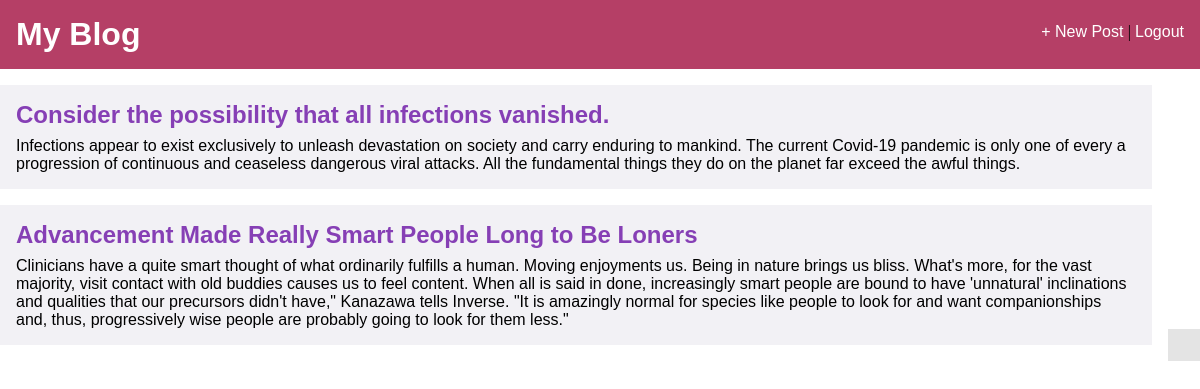
The app's page / (signed in) with its own data.
### blog/models.py (models this page shows, shortened)
class Post(models.Model):
	title = models.CharField(max_length=255)
	author = models.ForeignKey('auth.User',on_delete=models.CASCADE)
	body = models.TextField()

### blog/views.py (the view)
# urls.py: path('',HomeView.as_view(),name='home'),
class HomeView(ListView):
	model = Post
	template_name = 'home.html'
	context_object_name = 'posts'

### blog/templates/home.html
{% extends 'base.html' %}
{% block content %}
	{% for post in posts %}
		<div class="post_entry">
			<h2 class="post_title">
				<a href="{% url 'post-detail' post.pk %}">{{post.title}}</a>
			</h2>
			<p class="post_content">{{post.body}}</p>
		</div>
	{%endfor%}
{% endblock %}

### static/css/style.css (style rules this page uses)
* { margin:0; padding: 0; }
a { text-decoration: none; }
.post_title a { font-family:sans-serif; color:#863fb5; }
.post_entry { margin-bottom: 1rem; background: #efeef3cf; padding: 1rem; }
.post_content { font-family: sans-serif; padding-top: .5rem; }

### records on screen
Post: title "Consider the possibility that all infections vanished.", body "Infections appear to exist exclusively to unleash devastation on society and carry enduring to mankind. The current Covid-19 pandemic is only one of every a progression of continuous and ceaseless dangerous viral attacks. All the fundamental things they do on the planet far exceed the awful things."
Post: title "Advancement Made Really Smart People Long to Be Loners", body "Clinicians have a quite smart thought of what ordinarily fulfills a human. Moving enjoyments us. Being in nature brings us bliss. What's more, for the vast majority, visit contact with old buddies causes us to feel content. When all is said in done, increasingly smart people are bound to have 'unnatural' inclinations and qualities that our precursors didn't have,\" Kanazawa tells Inverse. \"It is amazingly normal for species like people to look for and want companionships and, thus, progressively wise people are probably going to look for them less.\""
